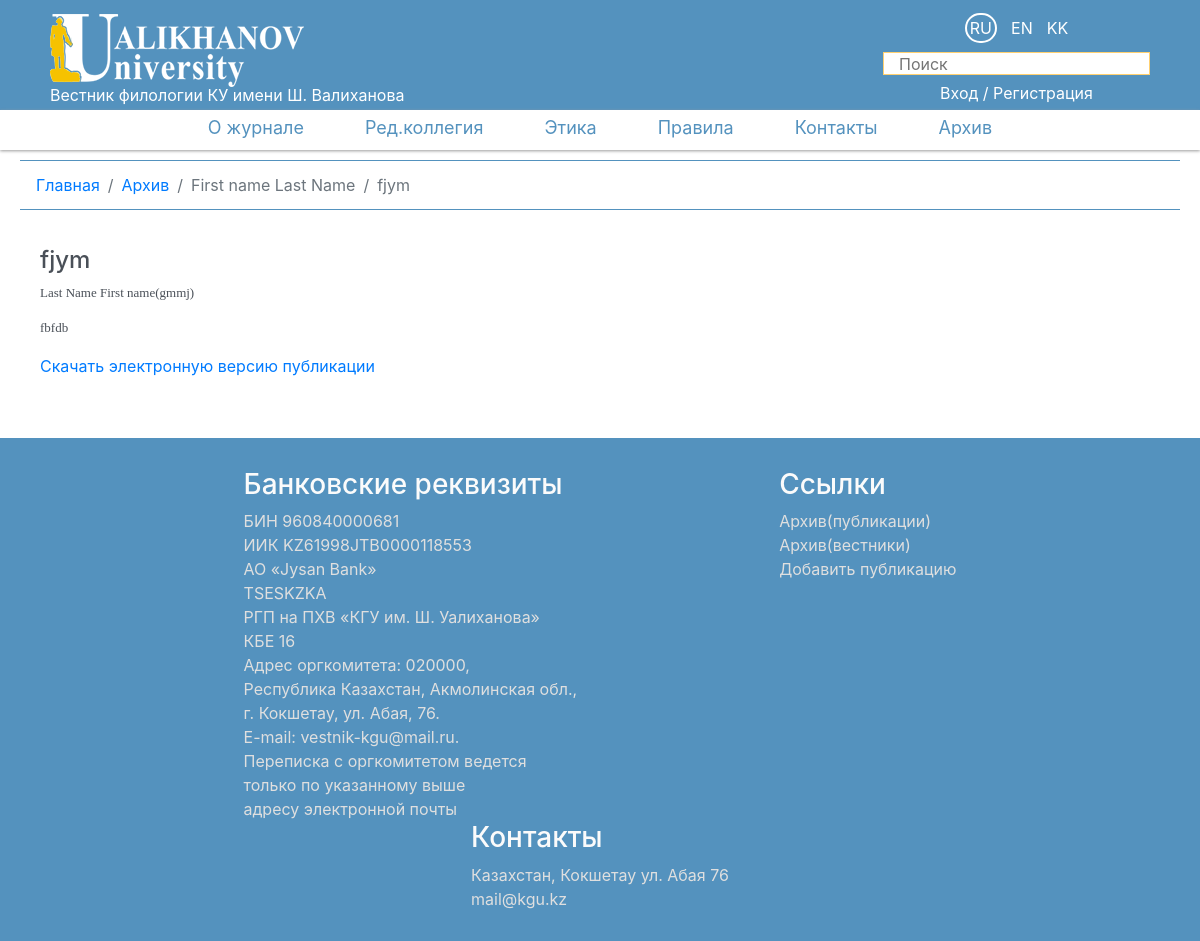
/ru/publication/21, run on the app's committed database.
### publication/models.py (models this page shows, shortened)
class Pages(models.Model):
    title = models.CharField(max_length=30,verbose_name="Заголовок")
    content = models.TextField(verbose_name="Контент")
    parent = models.ForeignKey('self', null=True, blank=True, on_delete=models.CASCADE, related_name='children')
    index = models.IntegerField(default=0)
    basic = models.BooleanField(default=False)
    class Meta:
        verbose_name = "Страница"
        verbose_name_plural = "Страницы"

class PublicationFiles(models.Model):
    topic = models.CharField(blank=True, max_length=200, verbose_name="Тема")
    author = models.ForeignKey(User, on_delete=models.CASCADE, blank=True, verbose_name='Автор', related_name='files')
    soauthor = models.TextField(null=True, blank=True, verbose_name="Соавторы")
    comments = models.TextField(null=True, blank=True, verbose_name="Комментарии")
    file = models.FileField(upload_to='all_files', verbose_name="Файл")
    description = models.TextField(max_length=500, null=True, blank=True, verbose_name='Описание')
    date = models.DateTimeField(auto_now_add=True)
    vestnik = models.ForeignKey('VestnikFiles',on_delete=models.CASCADE,null=True,blank=True, verbose_name='Относится к вестнику')
    redactor = models.BooleanField(default=False,verbose_name='Редактор')
    redactor_return = models.BooleanField(default=False,verbose_name='Редактор(возврат)')
    redactor_return_text = models.TextField(null=True, blank=True,verbose_name='Редактор(Текст возврата)')
    redactor_error = models.BooleanField(default=False,verbose_name='Редактор(Ошибка)')
    redactor_error_text = models.TextField(null=True, blank=True,verbose_name='Редактор(Текст ошибки)')
    reviewer_choice = models.ManyToManyField(User, blank=True,verbose_name='Рецензенты',related_name='rFiles')
    redactor_update_time = models.DateTimeField(null=True, blank=True)
    antiplagiat = models.BooleanField(default=False,verbose_name='Антиплагиат')
    antiplagiat_point = models.IntegerField(null=True, blank=True,verbose_name='Баллы антиплагиата')
    antiplagiat_file = models.FileField(upload_to='antiplagiat_files',null=True, blank=True,verbose_name='Файл антиплагиата')
    antiplagiat_update_time = models.DateTimeField(null=True, blank=True)
    reviewer = models.BooleanField(default=False,verbose_name='Рецензент')
    reviewer_text = models.TextField(null=True, blank=True, verbose_name='Рецензент(Текст)')
    reviewer_file = models.FileField(upload_to='review_files', null=True, blank=True, verbose_name='Файл рецензента')
    reviewer_return = models.BooleanField(default=False, verbose_name='Рецензент(возврат)')
    reviewer_return_text = models.TextField(null=True, blank=True, verbose_name='Рецензент(Текст возврата)')
    reviewer_error = models.BooleanField(default=False, verbose_name='Рецензент(Ошибка)')
    reviewer_error_text = models.TextField(null=True, blank=True, verbose_name='Рецензент(Текст ошибки)')
    reviewer_update_time = models.DateTimeField(null=True, blank=True)
    payload_img = models.FileField(upload_to='payload_img',null=True, blank=True,verbose_name='Фото оплаты')
    payload = models.BooleanField(default=False,verbose_name='Оплата')
    payload_error = models.BooleanField(default=False,verbose_name='Оплата(Ошибка)')
    payload_error_text = models.TextField(null=True, blank=True,verbose_name='Текст ошибки')
    payload_update_time = models.DateTimeField(null=True, blank=True)
    public = models.BooleanField(default=False,verbose_name='Опубликовать')
    archive = models.BooleanField(default=False, verbose_name='Архив')
    class Meta:
        verbose_name = 'Файл'
        verbose_name_plural = 'Файлы'

### publication/views.py (the view)
# urls.py: path('publication/<int:pk>',publication, name='publication'),
def publication(request, pk):
    file = PublicationFiles.objects.get(pk = pk)
    return render(request,'detailPublication.html', {'file':file})

### publication/context_processors.py (called while the page is built)
def pages(request):
    return {'pages':Pages.objects.filter(parent=None).order_by('index')}

### publication/templates/detailPublication.html
{% extends 'index.html' %}
{% load static i18n %}
{% block content %}
<nav aria-label="breadcrumb">
  <ol class="breadcrumb">
    <li class="breadcrumb-item"><a href="{% url 'about' %}">{% trans 'Главная' %}</a></li>
      <li class="breadcrumb-item active" aria-current="page"><a href="{% url 'publications' %}">Архив</a></li>
    <li class="breadcrumb-item active" aria-current="page">{{file.author.first_name}} {{file.author.last_name}}</li>
    <li class="breadcrumb-item active" aria-current="page">{{file.topic}}</li>
  </ol>
</nav>
<div class="main">
    <div class="detail_publications">
        <div class="detail_info">
            <h4>{{file.topic}}</h4>
            <p>{{ file.author.last_name }} {{ file.author.first_name }}({{ file.soauthor }})</p>
            <p>{{ file.description }}</p>
           <a href="{{file.file.url}}" download>
               Скачать электронную версию публикации
           </a>
        </div>
    </div>
</div>
{% endblock %}

### publication/templates/index.html (shortened to what this page needs)
<!DOCTYPE html>
{% load i18n %}
{% load static %}
<html>
<head>
	<link rel="stylesheet" type="text/css" href="{% static 'styles.css' %}">
	<link rel="stylesheet" href="https://stackpath.bootstrapcdn.com/bootstrap/4.5.0/css/bootstrap.min.css">
	<link rel="stylesheet" type="text/css" href="{% static 'styles.css' %}">
</head>
<body>
	<div class="head">
	<div class="header">
		<div class="logo">
			<img src="{% static 'logo.png' %}" height="80%">
			<div class="head_text">
			<span class="head_text_title">{% trans 'Вестник филологии' %}</span>
			<span class="head_text_content">{% trans 'КУ имени Ш. Валиханова' %}</span>
		</div>
		</div>
		<div class="search">
			<ul class="language_local">
                                            {% get_current_language as LANGUAGE_CODE %}
                                            {% get_available_languages as LANGUAGES %}
                                            {% get_language_info_list for LANGUAGES as languages %}
                                            {% for language in languages %}
                                            <li class="language_li"><a href="/{{ language.code }}{{ request.get_full_path|slice:'3:' }}" class="language-link {% if language.code == LANGUAGE_CODE %}active {% endif %}" data-lang="{{language.code}}">{{language.code|upper}}</a></li>
                                            {% endfor %}
			</ul>
			<form action="{% url 'search' %}" method="get">
			<input id="search" required name="q" type="text" placeholder="{% trans 'Поиск' %}" autocomplete="off" class="search_row">
				</form>
			{% if user.is_authenticated %}
			<a href="{% url 'cabinet' %}" class="log">{% trans 'Кабинет' %}</a> /
			<a href="{% url 'logout' %}" class="log">{% trans 'Выход' %}</a>
			{% else %}
			<a href="{% url 'login' %}" class="log">{% trans 'Вход' %}</a> /
			<a href="{% url 'signup' %}" class="log">{% trans 'Регистрация' %}</a>
			{% endif %}
		</div>
	</div>
	<div class="navigate">
		<ul class="base_menu">
			{% for i in pages %}
				<li class="base_menu_li {% if i.children %}menu_button{% endif %}"><a href="{% url 'detailPage' i.pk %}">{{ i.title }}</a>
				</li>
			{% empty %}
			<li><a href="">Empty</a></li>
			{% endfor %}
			<li class="base_menu_li menu_button"><a href="{% url 'archive' %}">{% trans "Архив" %}</a>
			</li>
		</ul>
	</div>
	</div>
	<div class="content">
		{% block content %}{% endblock %}
	</div>
	<div class="footer">
		<div class="ftr1"><h3>{% trans "Банковские реквизиты" %}</h3>
			БИН 960840000681 <br>
ИИК KZ61998JTB0000118553 <br>
AO «Jysan Bank» <br>
TSESKZKA <br>
РГП на ПХВ «КГУ им. Ш. Уалиханова» <br>
КБЕ 16 <br>
Адрес оргкомитета:
020000,<br> Республика Казахстан, Акмолинская обл.,<br> г. Кокшетау, ул. Абая, 76.<br> E-mail: vestnik-kgu@mail.ru. <br>Переписка с оргкомитетом ведется
			<br>только по указанному выше <br>адресу электронной почты
		</div>
		<div class="ftr2"><h3>{% trans "Ссылки" %}</h3>
	<ul>
		<li><a href="{% url 'publications' %}">{% trans "Архив(публикации)" %}</a></li>
		<li><a href="{% url 'archive' %}">{% trans "Архив(вестники)" %}</a></li>
		<li><a href="{% url 'add_file' %}">{% trans "Добавить публикацию" %}</a></li>
	</ul>
		</div>
		<div class="ftr3"><h3>{% trans "Контакты" %} </h3>
Казахстан, Кокшетау ул. Абая 76<br>        mail@kgu.kz
		</div>
	</div>
</body>
</html>

### publication/static/styles.css (style rules this page uses)
html { height: 100%; }
body { margin:0px; padding: 0px; display: flex; flex-direction: column; height: 100%; line-h }
ul { list-style-type:none; padding:0px; margin:0px; }
.log { color:white; }
a { text-decoration: none; }
li { list-style-type:none; }
.search { text-align:center; }
.search_row { border: 1px solid #ffd070; height: 23px; margin:10px 0px; padding-left: 15px; box-sizing: border-box; outline3:0px; }
.head { flex: 0 0 auto; margin-bottom: 0px; background-color:#5492be; }
.content { flex: 1 0 auto; }
.footer { flex: 0 0 auto; }
.header { line-height:1; color: white; height: 110px; width: 1100px; display: flex; flex-wrap:wrap; align-items: start; padding-top: 14px; justify-content: space-between; margin-bottom: -41px; margin-top: 0px; padding-top: -10px; box-sizing: border-box; opacity: 1; transition: opacity .2s; background-color:#5492be; margin:auto; }
.base_menu { padding:0px; line-height:1; height:40px; display:flex; justify-content: center; flex-direction: row; align-items: center; list-style: none; margin:auto; background-color: #5680A7; background-color: #608cb500; box-sizing: border-box; transition: background-color .3s background-color: #172532c2; background-color: white; }
.base_menu_li { border-right:1px solid white; }
.base_menu li:last-child { border-right:0px solid white; }
.base_menu_li a { color: #5492be; margin-right: 30px; margin-left: 30px; margin-bottom: 5px; font-size: 18px; display: inline-block; font-family: inherit; }
.content { margin: 10px auto; line-height:1.5; width:1160px; color:#0e093e;; }
.content p { font-size: 13px; font-family: 'Verdana'; }
.main { width:100%; margin:10px auto; color:#4a5058; float:left; background-color: white; padding: 10px 20px; box-sizing: border-box; }
.detail_publications { display:flex; justify-content:space-between; }
.footer { margin-top: 30px; background-color:#5680A7 ; background-color: #5492be; display: flex; justify-content: center; flex-wrap: wrap; color:#fbfbfb; padding: 30px 0px; }
.footer ul { padding-inline-start:0px; }
.footer h3 { color:#fbfbfb; }
.ftr1 , .ftr2, .ftr3 { margin:0px 101px; color: #dfdfdf; }
.ftr2 a { color: #dfdfdf; }
.language_local { width: 80%; margin: 6px auto; justify-content: center; display: flex; padding-inline-start: 0px; }
.language_li { margin: 0 7px; }
.language-link { color:white; }
.language_li a.active { border: 2px solid #ffffff; border-radius: 20px; padding: 3px; }
.navigate { box-shadow: 0px 1px 3px #9b9b9b; background-color: white; }
.breadcrumb { border-bottom: 1px solid #5492be; list-style: none; border-top: 1px solid #5492be; background-color: #ffffff; border-radius:0px; }

### data on the page
Pages: title "О журнале"
Pages: title "Ред.коллегия"
Pages: title "Этика"
Pages: title "Правила"
Pages: title "Контакты"
PublicationFiles: author.first_name "First name", author.last_name "Last Name", topic "fjym", soauthor "gmmj", description "fbfdb"

### other printed values
{{ language.code|upper }} "RU" "EN" "KK"
